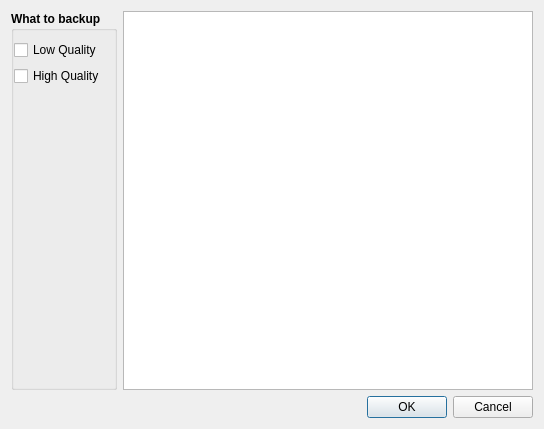
<?xml version="1.0" encoding="UTF-8"?>
<ui version="4.0">
 <class>BackupSettingsDialog</class>
 <widget class="QDialog" name="BackupSettingsDialog">
  <property name="geometry">
   <rect>
    <x>0</x>
    <y>0</y>
    <width>544</width>
    <height>429</height>
   </rect>
  </property>
  <property name="windowTitle">
   <string>Cameras to Backup...</string>
  </property>
  <layout class="QVBoxLayout" name="verticalLayout_2">
   <item>
    <layout class="QHBoxLayout" name="horizontalLayout">
     <item>
      <widget class="QGroupBox" name="groupBox">
       <property name="font">
        <font>
         <weight>75</weight>
         <bold>true</bold>
        </font>
       </property>
       <property name="title">
        <string>What to backup</string>
       </property>
       <property name="flat">
        <bool>true</bool>
       </property>
       <layout class="QVBoxLayout" name="verticalLayout">
        <property name="leftMargin">
         <number>0</number>
        </property>
        <item>
         <widget class="QCheckBox" name="checkBoxLQ">
          <property name="font">
           <font>
            <weight>50</weight>
            <bold>false</bold>
           </font>
          </property>
          <property name="text">
           <string>Low Quality</string>
          </property>
         </widget>
        </item>
        <item>
         <widget class="QCheckBox" name="checkBoxHQ">
          <property name="font">
           <font>
            <weight>50</weight>
            <bold>false</bold>
           </font>
          </property>
          <property name="text">
           <string>High Quality</string>
          </property>
         </widget>
        </item>
        <item>
         <spacer name="verticalSpacer">
          <property name="orientation">
           <enum>Qt::Vertical</enum>
          </property>
          <property name="sizeHint" stdset="0">
           <size>
            <width>20</width>
            <height>40</height>
           </size>
          </property>
         </spacer>
        </item>
       </layout>
      </widget>
     </item>
     <item>
      <widget class="QnCheckableTableView" name="gridCameras">
       <property name="editTriggers">
        <set>QAbstractItemView::NoEditTriggers</set>
       </property>
       <property name="selectionBehavior">
        <enum>QAbstractItemView::SelectRows</enum>
       </property>
       <property name="sortingEnabled">
        <bool>true</bool>
       </property>
       <attribute name="verticalHeaderVisible">
        <bool>false</bool>
       </attribute>
       <attribute name="verticalHeaderHighlightSections">
        <bool>false</bool>
       </attribute>
      </widget>
     </item>
    </layout>
   </item>
   <item>
    <widget class="QDialogButtonBox" name="buttonBox">
     <property name="orientation">
      <enum>Qt::Horizontal</enum>
     </property>
     <property name="standardButtons">
      <set>QDialogButtonBox::Cancel|QDialogButtonBox::Ok</set>
     </property>
    </widget>
   </item>
  </layout>
 </widget>
 <customwidgets>
  <customwidget>
   <class>QnCheckableTableView</class>
   <extends>QTableView</extends>
   <header location="global">ui/widgets/table_view.h</header>
  </customwidget>
 </customwidgets>
 <resources/>
 <connections/>
</ui>
